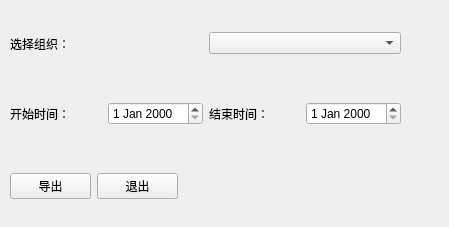
<?xml version="1.0" encoding="UTF-8"?>
<ui version="4.0">
 <class>Form</class>
 <widget class="QWidget" name="Form">
  <property name="geometry">
   <rect>
    <x>0</x>
    <y>0</y>
    <width>449</width>
    <height>227</height>
   </rect>
  </property>
  <property name="windowTitle">
   <string>导出excel</string>
  </property>
  <widget class="QWidget" name="">
   <property name="geometry">
    <rect>
     <x>10</x>
     <y>30</y>
     <width>391</width>
     <height>27</height>
    </rect>
   </property>
   <layout class="QHBoxLayout" name="horizontalLayout_2">
    <item>
     <widget class="QLabel" name="label_3">
      <property name="text">
       <string>选择组织：</string>
      </property>
     </widget>
    </item>
    <item>
     <widget class="QComboBox" name="orgComboBox"/>
    </item>
   </layout>
  </widget>
  <widget class="QWidget" name="">
   <property name="geometry">
    <rect>
     <x>10</x>
     <y>170</y>
     <width>168</width>
     <height>33</height>
    </rect>
   </property>
   <layout class="QHBoxLayout" name="horizontalLayout_3">
    <item>
     <widget class="QPushButton" name="exportBtn">
      <property name="text">
       <string>导出</string>
      </property>
     </widget>
    </item>
    <item>
     <widget class="QPushButton" name="exitBtn">
      <property name="text">
       <string>退出</string>
      </property>
     </widget>
    </item>
   </layout>
  </widget>
  <widget class="QWidget" name="">
   <property name="geometry">
    <rect>
     <x>10</x>
     <y>100</y>
     <width>391</width>
     <height>28</height>
    </rect>
   </property>
   <layout class="QHBoxLayout" name="horizontalLayout">
    <item>
     <widget class="QLabel" name="label">
      <property name="text">
       <string>开始时间：</string>
      </property>
     </widget>
    </item>
    <item>
     <widget class="QDateEdit" name="startDateEdit"/>
    </item>
    <item>
     <widget class="QLabel" name="label_2">
      <property name="text">
       <string>结束时间：</string>
      </property>
     </widget>
    </item>
    <item>
     <widget class="QDateEdit" name="endDateEdit"/>
    </item>
   </layout>
  </widget>
 </widget>
 <resources/>
 <connections/>
</ui>
